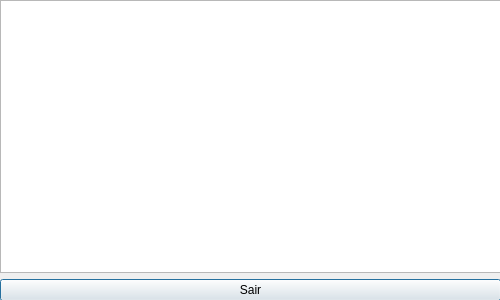
<?xml version="1.0" encoding="UTF-8"?>
<ui version="4.0">
 <class>Rank</class>
 <widget class="QDialog" name="Rank">
  <property name="geometry">
   <rect>
    <x>0</x>
    <y>0</y>
    <width>500</width>
    <height>300</height>
   </rect>
  </property>
  <property name="windowTitle">
   <string>Dialog</string>
  </property>
  <widget class="QWidget" name="layoutWidget">
   <property name="geometry">
    <rect>
     <x>0</x>
     <y>0</y>
     <width>501</width>
     <height>301</height>
    </rect>
   </property>
   <layout class="QVBoxLayout" name="verticalLayout">
    <item>
     <widget class="QTableWidget" name="tw_top5"/>
    </item>
    <item>
     <widget class="QPushButton" name="btn_sair">
      <property name="text">
       <string>Sair</string>
      </property>
     </widget>
    </item>
   </layout>
  </widget>
 </widget>
 <resources/>
 <connections/>
</ui>
